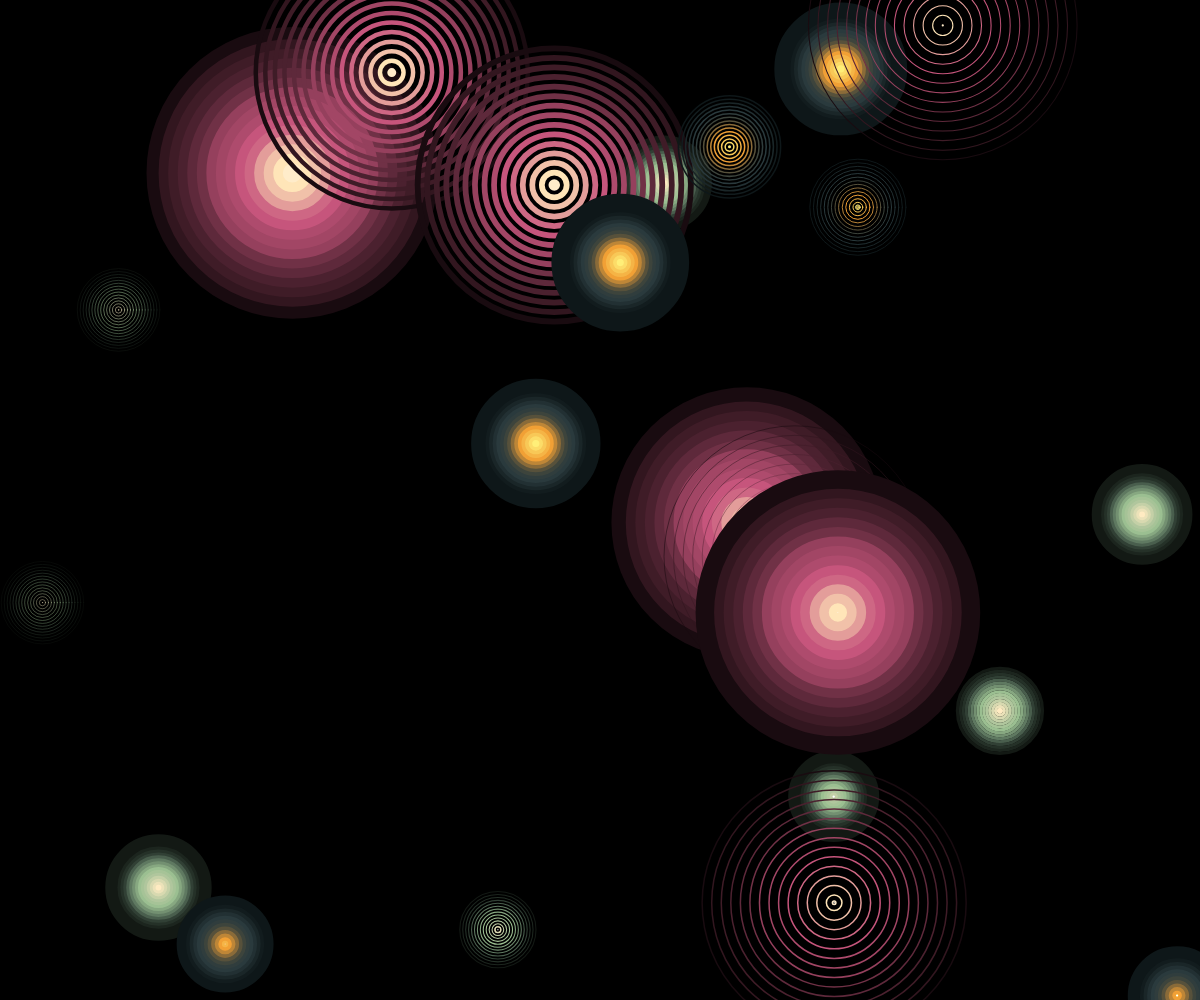
Frame 1 (no input)
Frame 60 (no input): identical to frame 1, image omitted
Frame 120 (the mouse pressed at the canvas centre since frame 60): identical to frame 1, image omitted

The p5.js sketch that drew this single still picture (run headless with seeded random() and noise() and a simulated clock; from frame 60 on, the mouse is pressed at the canvas centre):

// p5.js sketch
// ── sketch.js
let points = [];//stores the position of each circle, and their ID
let pointsmoves = [];//stores the x, y, direction and step size of each points
let pointrad = [];//the radius of each circle
let movecounters = [];// the number of moves each circle has before making a new choice
let count = 25;//total number of cicles
//the gaps between each ring
let bluegap;
let pinkgap;
let greengap;
let yellowblue = [
  "#FFEF78",
  "#FCDC68",
  "#F8C857",
  "#F5B446",
  "#F1A035",
  "#BE8637",
  "#8A6B39",
  "#57513B",
  "#3D443C",
  "#303D3D",
  "#2A3A3D",
  "#223033",
  "#1A2628",
  "#121C1E",
  "#0E1719",
];
let yellowpink = [
  "#FFECCA",
  "#FFE5B8",
  "#F1C1A9",
  "#E39D9A",
  "#CE6784",
  "#C6557C",
  "#AE4B6D",
  "#A24665",
  "#95405D",
  "#703146",
  "#5E293B",
  "#4B212F",
  "#3F1C27",
  "#32161F",
  "#190B10",
];
let yellowgree = [
  "#FFEBC2",
  "#ECE2B9",
  "#D8D9B0",
  "#C4D0A7",
  "#B0C69D",
  "#A6C397",
  "#9BBF91",
  "#87A881",
  "#739071",
  "#5F7961",
  "#495E4D",
  "#314035",
  "#253128",
  "#1C251E",
  "#131914",
];

function setup() {
  createCanvas(windowWidth, windowHeight);
  //randomSeed(3)
  frameRate(30);
  //background(0);
  fillpoints();
  //circles()
}

function draw() {
  createCanvas(windowWidth, windowHeight);
  background(0);
  
  //un/comment this to disable or enable movement
  //movepoints();
  circles();
  //console.log(movecounters);
}

function fillpoints() {
  //fills the points with the starting values
  for (let i = 0; i < count; i++) {
    points[i] = createVector(random(width + 1), random(height + 1), i);
    pointsmoves[i] = createVector(0, 0, random(5));
    pointrad[i] = randomGaussian(1, 10);
    movecounters[i] = random(0, 100);
  }
  bluegap = random(5, 20);
  pinkgap = random(5, 20);
  greengap = random(5, 20);
}
function movepoints() {
  let stepsize;
  for (let p = 0; p < count; p++) {
    if (movecounters[p] < 0) {
      //change direction to a random one
      let xmove = random(-2, 2);
      let ymove = random(-2, 2);
      pointsmoves[p] = createVector(xmove, ymove, random(5));
      movecounters[p] = random(25, 50);
    } else {
      movecounters[p] -= 1;
    }
    // if it collides with the left side
    if (points[p].x <= 0 && pointsmoves[p].x < 0) {
      pointsmoves[p].x *= -1;
    }
    if (points[p].y <= 0 && pointsmoves[p].y < 0) {
      pointsmoves[p].y *= -1;
    }
    //if it colldies with right side
    if (points[p].x >= width && pointsmoves[p].x > 0) {
      pointsmoves[p].x *= -1;
    }
    if (points[p].y >= height && pointsmoves[p].y > 0) {
      pointsmoves[p].y *= -1;
    }
    //if it collides with another 
    for (let i = 0; i < count; i++) {
      if (points[i].z != points[p].z) {
        if (points[p].x == points[i].x && points[p].y == points[i].y) {
          //if they collide
          let tempx = pointsmove[p].x;
          let tempy = pointsmove[p].y;
          pointsmove[p].x = points[i].x;
          pointsmove[p].y = points[i].y;
          points[i].x = tempx;
          points[i].y = tempy;
        }
      }
    }
    //moving the points
    points[p].x += pointsmoves[p].x * pointsmoves[p].z;
    points[p].y += pointsmoves[p].y * pointsmoves[p].z;
  }
}

function circles() {
  //drawing the circles
  fill(0, 0);
  let checker = 1;
  for (let p = 0; p < count; p++) {
    //setting up random values
    let rad = pointrad[p];
    //drawing tip and setting stroke
    strokeWeight(rad);
    stroke(255);
    point(points[p].x, points[p].y);
    //drawing the circles with the colors
    if (checker == 1) {
      for (let c of yellowblue) {
        stroke(c);
        circle(points[p].x, points[p].y, rad);
        rad += bluegap;
        checker = 2;
      }
    } else if (checker == 2) {
      for (let c of yellowpink) {
        stroke(c);
        circle(points[p].x, points[p].y, rad);
        rad += pinkgap;
        checker = 3;
      }
    } else if (checker == 3) {
      for (let c of yellowgree) {
        stroke(c);
        circle(points[p].x, points[p].y, rad);
        rad += greengap;
        checker = 1;
      }
    }
  }
}
